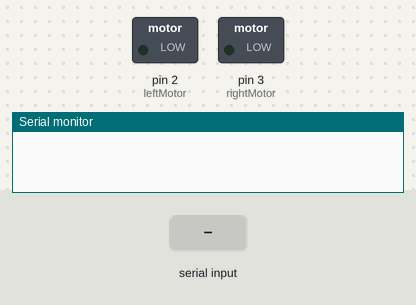
A sketch run on a simulated Arduino Uno, built with avr-gcc and run on an emulated ATmega328P. On the bench: switched loads named in the sketch (green lamp = pin HIGH), the last lines printed to the serial monitor. The inputs (shaded band) are chosen by the test bench.

Above: at 1.2 s.
1.3 s: "left" received over Serial
At 2.5 s:
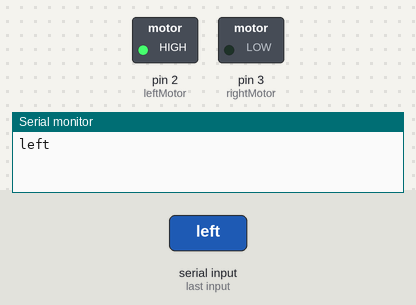
2.8 s: "right" received over Serial
At 4.0 s:
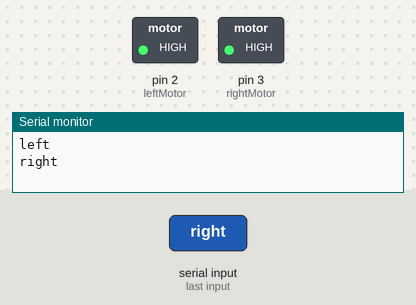
4.3 s: "stop left" received over Serial
At 5.5 s:
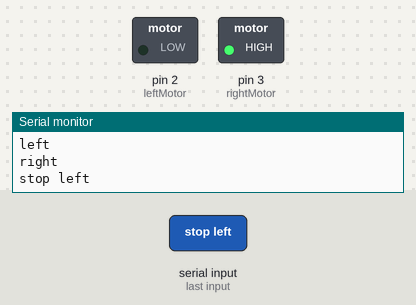
Timing chart, 0 to 7.3 s (numbered marks = the images above; inputs shaded):
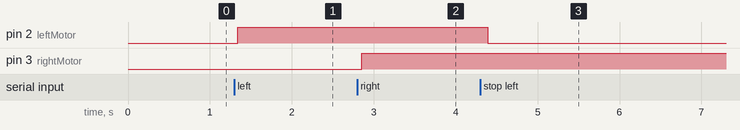

The sketch:

PoeIoT_Modified.ino
```cpp
// This is the IoT tutorial sort of modified to
// our system and to motors.

String voice; //The input from the serial is the speech, it's stored as a string
int leftMotor = 2;
int rightMotor = 3;

// ** Functions to Turn the Motors on and off ***
void LeftOn(){
  digitalWrite(leftMotor, HIGH);
}
void LeftOff(){
  digitalWrite(leftMotor, LOW);
}
void RightOn(){
  digitalWrite(rightMotor, HIGH);
}
void RightOff(){
  digitalWrite(rightMotor, LOW);
}
void BothOn(){
    digitalWrite(leftMotor, HIGH);
    digitalWrite(rightMotor, HIGH);
}
void BothOff(){
    digitalWrite(leftMotor, LOW);
    digitalWrite(rightMotor, LOW);
}

void setup() {
  Serial.begin(9600);
  pinMode(leftMotor, OUTPUT);
  pinMode(rightMotor, OUTPUT);
}

void loop() {
  while(Serial.available()) {
    delay(10);
    char c=Serial.read();
    if(c=='#') //Not sure about this part, if the character is a pound sign?
    {break;}
    voice +=c;
  }
    if (voice.length() > 0) { //If there's something to read, do some functions
      Serial.println(voice);  //I'm also not sure why it can be reading it, when serial.read returns bytes and serial.readString() prints the string
        if (voice == "left" || voice =="left on"){
          LeftOn();
        }
        if (voice == "right" || voice =="right on"){
          RightOn();
        }
        if (voice == "stop left"){
          LeftOff();
        }
        if (voice == "stop right"){
          RightOff();
        }
        if (voice == "forward" || voice=="go"){
          BothOn();
        }
        if (voice == "stop" || voice=="off"){
          BothOff();
        }
voice="";
    }

}
```

Measured:
- after the input at 1.3 s, pin 2 (leftMotor): LOW → HIGH at once
- after the input at 2.8 s, pin 3 (rightMotor): LOW → HIGH after 0.05 s
- after the input at 4.3 s, pin 2 (leftMotor): HIGH → LOW after 0.09 s
